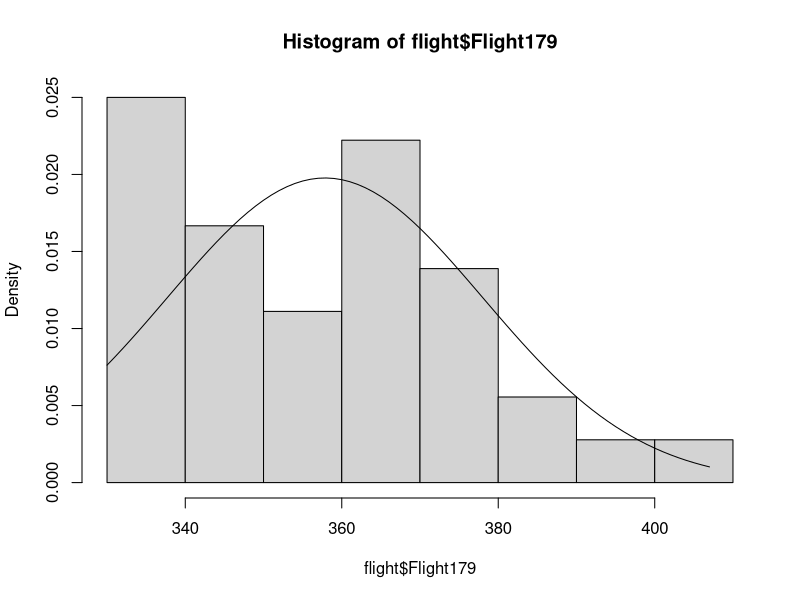

Here is the R script that generated this plot:
## ---- chunk 1
n = 110
smean = 0.81
sd = 0.34
se = sd/sqrt(n)
quant = -qnorm(.025)
lower = smean - se*quant
upper = smean + se*quant
lower
upper
## ---- chunk 2
SaleCanton <- read.csv("HomesForSaleCanton.csv")
dim(SaleCanton)
mean_price=mean(SaleCanton$Price)
mean_price
sd_price=sd(SaleCanton$Price)
sd_price
## ---- chunk 3
n=10
df=n-1
se_mean_prices = sd_price/sqrt(n)
quant = -qt(.005,df)
quant
lower = mean_price - se_mean_prices*quant
upper = mean_price + se_mean_prices*quant
lower
upper
## ---- chunk 4
n=35
df=n-1
se_mean_prices = sd_price/sqrt(n)
quant = -qt(.005,df)
quant
lower = mean_price - se_mean_prices*quant
upper = mean_price + se_mean_prices*quant
lower
upper
## ---- chunk 5
ICU <- read.csv("ICUAdmissions.csv")
dim(ICU)
table(ICU$Status)
proportions=table(ICU$Status) / length(ICU$Status)
proportions
survival_rate=proportions[1]
survival_rate 
## ---- chunk 6
n=200
p=0.8
SE_p=sqrt((p*(1-p))/n)
quant = -qnorm(.005)
lower = p - SE_p*quant
upper = p + SE_p*quant
lower
upper
## ---- chunk 7
n = 14
sample_mean = 8.48
sample_sd = sqrt(0.6241)
SE_mean = sample_sd/sqrt(n)
SE_mean
quant = -qnorm(.025)
quant
lower = sample_mean - SE_mean*quant
upper = sample_mean + SE_mean*quant
lower
upper
## ---- chunk 8
flight <- read.csv("FlightData.csv")
dim(flight)
library(Hmisc)
describe(flight)
## ---- chunk 9
sd_179=sd(flight$Flight179)
mean_179=mean(flight$Flight179)
hist(flight$Flight179, breaks=10, freq=FALSE)
xvalues = seq(330,407,1)
yvalues = dnorm(xvalues,mean_179, sd_179)
lines(xvalues,yvalues)
## ---- chunk 10
n=36
sd_179=sd(flight$Flight179)
mean_179=mean(flight$Flight179)
SE_mean = sd_179/sqrt(n)
quant = -qnorm(.025)
lower = mean_179 - SE_mean*quant
upper = mean_179 + SE_mean*quant
lower
upper
## ---- chunk 11
n=36
sd_179=sd(flight$Flight179)
mean_179=mean(flight$Flight179)
SE_mean = sd_179/sqrt(n)
quant = -qt(.025, 36)
lower = mean_179 - SE_mean*quant
upper = mean_179 + SE_mean*quant
lower
upper
